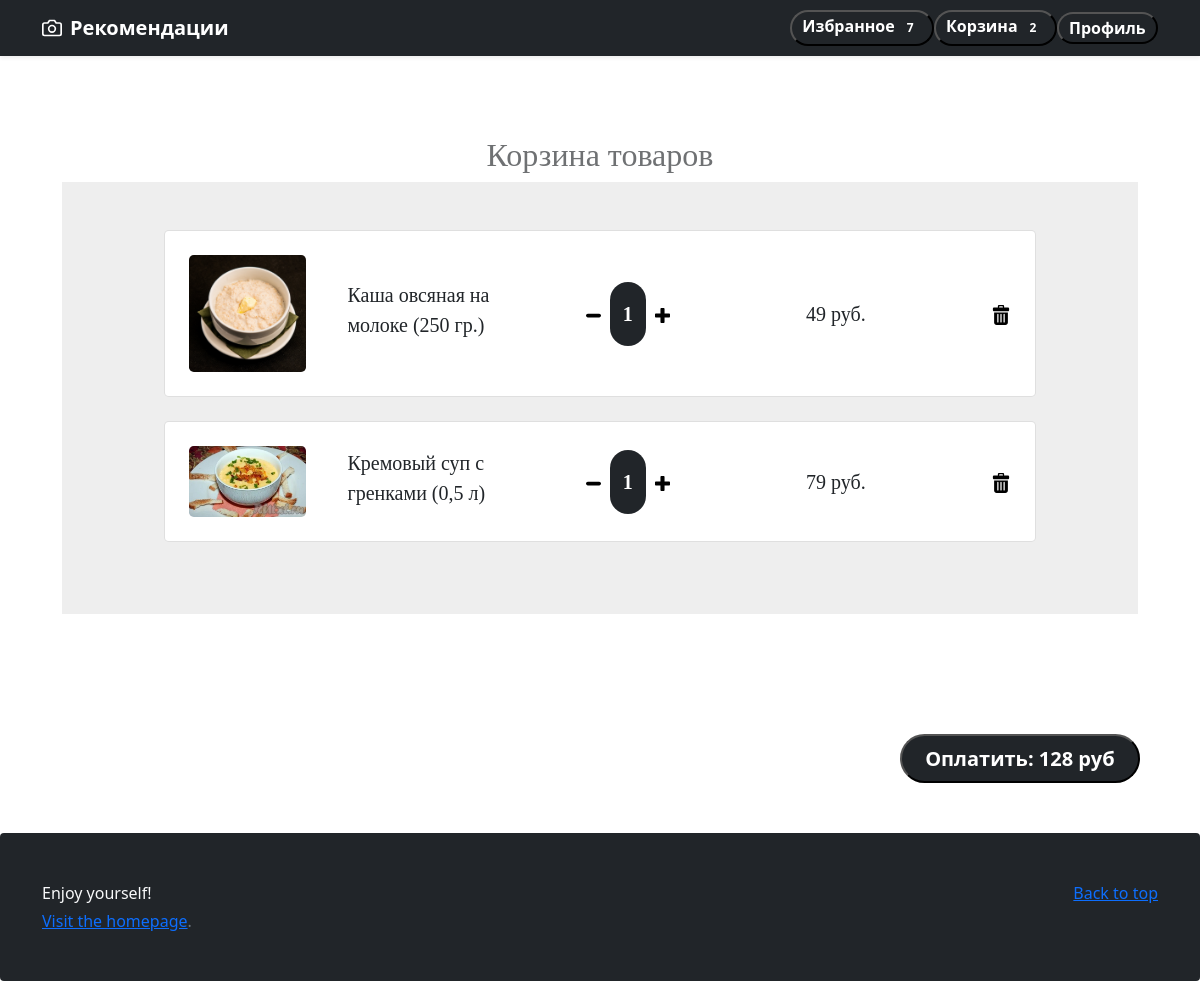
The page /cart (signed in) on the database its author committed.
### app.py (models this page shows, shortened)
class Product(db.Model):
    idItem = db.Column(db.Integer, primary_key=True)
    title = db.Column(db.String(50), nullable=False)
    desc = db.Column(db.String(200))
    price = db.Column(db.Integer, nullable=False)
    img = db.Column(db.String, nullable=False)
    idCategory = db.Column(db.Integer, nullable=False)
    @staticmethod
    def select_data_product_by_ids(prod_ids):
        sql = PRODUCTS_IN_PROD_IDS.format(prod_ids=prod_ids)
        cursor = db.session.execute(text(sql))
        return cursor.all()

### main.py (the view)
@app.route('/cart', methods=['POST', 'GET'])
def cart():
    if current_user.is_authenticated:
        if request.method == 'POST':
            itemsinbag = ItemsInBag.query.filter_by(idUser=current_user.id).all()
            if itemsinbag:
                orderId = insert_dataset_data(itemsinbag, current_user.id)
                orders_update(itemsinbag, orderId)
        items_in_cart = ItemsInBag.query.filter_by(idUser=current_user.id).all()
        prod_ids = "(" + ", ".join([str(item.idItem) for item in items_in_cart]) + ")"
        items_in_bag = Product.select_data_product_by_ids(prod_ids)
        iib_with_num = product_with_numItems(items_in_bag, (item.numItems for item in items_in_cart))
        cart, like = cart_and_like()
        return render_template('cart.html', items_in_bag_with_num=iib_with_num, cart=cart, like=like)
    else:
        return render_template('cart.html')

### helpers.py (called while the page is built)
def product_with_numItems(products, numItems):
    return [(product, numItem) for product, numItem in zip(products, numItems)]

### main.py (called while the page is built)
def cart_and_like():
    cart = len(ItemsInBag.query.filter_by(idUser=current_user.id).all())
    like = len(ItemsInFavorite.query.filter_by(idUser=current_user.id).all())
    return cart, like

@login_manager.user_loader
def load_user(user):
    return User.query.get(int(user))

### templates/cart.html (shortened to what this page needs)
{% extends 'base.html' %}
{% block style %}<link rel="stylesheet" href='/static/style/cart_style.css'/>{% endblock %}
{% block body %}
<main>
    <section class="cart">
        <div class="container-fluid">
            <div class="row justify-content-center">
                <div class="col-sm-6 bg-white rounded-pill">
                    <div class="cart-wrap">
                        <h2>Корзина товаров</h2>
                    </div>
                </div>
            </div>
            {% if items_in_bag_with_num %}
                    <section class="h-100" style="background-color: #eee;">
                      <div class="container h-100 py-5">
                        <div class="row d-flex justify-content-center align-items-center h-100">
                          <div class="col-10">
                              {% for (item, num) in items_in_bag_with_num %}
                            <div class="card rounded-3 mb-4">
                              <div class="card-body p-4">
                                <div class="row d-flex justify-content-between align-items-center">
                                  <div class="col-md-2 col-lg-2 col-xl-2">
                                    <img
                                      src="{{item[4]}}"
                                      class="img-fluid rounded-3">
                                  </div>
                                  <div class="col-md-3 col-lg-3 col-xl-3">
                                    <p class="lead fw-normal mb-2">{{item[1]}}</p>
                                  </div>
                                  <div class="col-md-3 col-lg-3 col-xl-2 d-flex">
                                    <button class="btn btn-link px-2"
                                            onclick="actionItem('{{item[0]}}', -1, '{{item[3]}}')">
                                      <img src="/static/icons/minus.svg" width="15" height="15">
                                    </button>
                                    <span id='{{item[0]}}' class="badge bg-dark rounded-pill"
                                          style="line-height: 50px; font-size: 20px">
                                        {{num}}
                                    </span>
                                    <button class="btn btn-link px-2"
                                            onclick="actionItem('{{item[0]}}', 1, '{{item[3]}}')">
                                      <img src="/static/icons/plus.svg" width="15" height="15">
                                    </button>
                                  </div>
                                  <div class="col-md-3 col-lg-2 col-xl-2 offset-lg-1">
                                    <h5 id='{{item[0]}}-price' class="mb-0">{{item[3] * num}} руб.</h5>
                                  </div>
                                  <div class="col-md-1 col-lg-1 col-xl-1 text-end">
                                    <a href="#!" class="text-danger">
                                        <img src="/static/icons/trash.svg" width="20" height="20">
                                    </a>
                                  </div>
                                </div>
                              </div>
                            </div>
                              {% endfor %}
                          </div>
                        </div>
                      </div>
                    </section>
            {% endif %}
        </div>
    </section>
    <form action="/cart" enctype="application/json" method="POST" style="margin: 0px 5% 50px 0">
        <button style="font-size : 100%;" class="badge bg-dark rounded-pill">
            <span id='amount' class="badge badge-primary" style="font-size: 20px">Оплатить</span>
        </button>
    </form>
</main>
{% endblock %}

### static/style/cart_style.css (style rules this page uses)
.cart { padding: 80px 50px 120px 50px; font-family: "SegoeWPN"; }
.cart-wrap { text-align: center; color: #6f7173; }
form { display: flex; justify-content: end; margin-right: 125px }

### rows shown on the page
Product: img (picture), title "Каша овсяная на молоке (250 гр.)", item[3]*num "49"
Product: img (picture), title "Кремовый суп с гренками (0,5 л)", item[3]*num "79"

### other values the page prints
{{ like }} "7"
{{ cart }} "2"
{{ num }} "1" "1"
